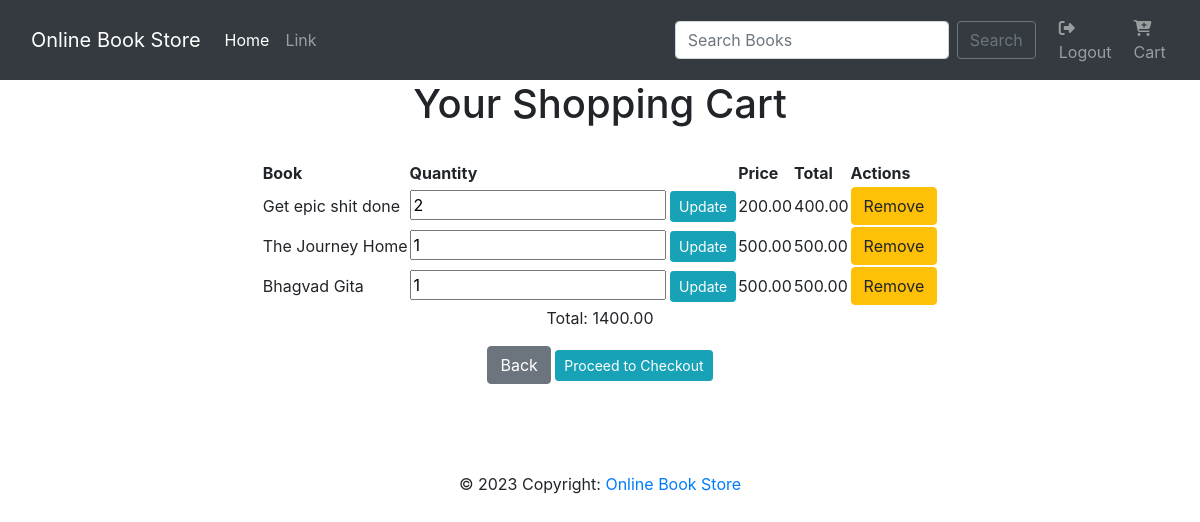
/viewcart (signed in), run on the app's committed database.
### cart/models.py (models this page shows, shortened)
class Cart(models.Model):
    user = models.ForeignKey(User, null=True,on_delete=models.CASCADE)
    book = models.ForeignKey(Book,null=True,on_delete=models.CASCADE)
    quantity = models.PositiveIntegerField(default=1)

class Book(models.Model):
    title = models.CharField(max_length=255)
    author = models.CharField(max_length=255)
    genre = models.CharField(max_length=255)
    price = models.DecimalField(max_digits=10,decimal_places=2)
    available_quantity = models.PositiveIntegerField()
    image = models.FileField(upload_to='images/',blank=True,null = True)

### cart/views.py (the view)
# urls.py: path('viewcart', views.viewcart,name='viewcart'),
def viewcart(request):
    cart_items = Cart.objects.filter(user=request.user)
    cart_total = 0
    for item in cart_items:
        item.total_price = item.book.price * item.quantity  # Calculate total price for each item
        cart_total += item.total_price  # Add to the cart total
    return render(request, 'viewcart.html', {'cart_items': cart_items, 'cart_total': cart_total})

### cart/templates/viewcart.html (shortened to what this page needs)
{% extends "base.html" %}
{% block content %}
<center>
<h1>Your Shopping Cart</h1>
<br/>
<table>
    <thead>
        <tr>
            <th>Book</th>
            <th>Quantity</th>
            <th>Price</th>
            <th>Total</th>
            <th>Actions</th>
        </tr>
    </thead>
    <tbody>
        {% for cart_item in cart_items %}
            <tr>
                <td>{{ cart_item.book.title }}</td>
                <td>
                    <form method="post" action="{% url 'update_cart' cart_item.id %}">
                        <input type="number" name="quantity" value="{{ cart_item.quantity }}" min="1">
                        <button type="submit" class="btn btn-sm btn-info" >Update</button>
                    </form>
                </td>
                <td>{{ cart_item.book.price }}</td>
                <td>{{ cart_item.total_price }}</td>
                <td><a class="btn btn-warning" href="{% url 'remove_from_cart' cart_item.id %}">Remove</a></td>
            </tr>
        {% endfor %}
    </tbody>
</table>
<p>Total: {{ cart_total }}</p>
<a href="{% url 'home' %}"><button type="button" class="btn btn-secondary">Back</button></a>
<a class="btn btn-sm btn-info" href="{% url 'checkout'  %}">Proceed to Checkout</a>
</center>
{% endblock %}

### data on the page
Cart: book "Get epic shit done", quantity "2", book.price "200.00", total_price "400.00"
Cart: book "The Journey Home", quantity "1", book.price "500.00", total_price "500.00"
Cart: book "Bhagvad Gita", quantity "1", book.price "500.00", total_price "500.00"

### other printed values
{{ cart_total }} "1400.00"
